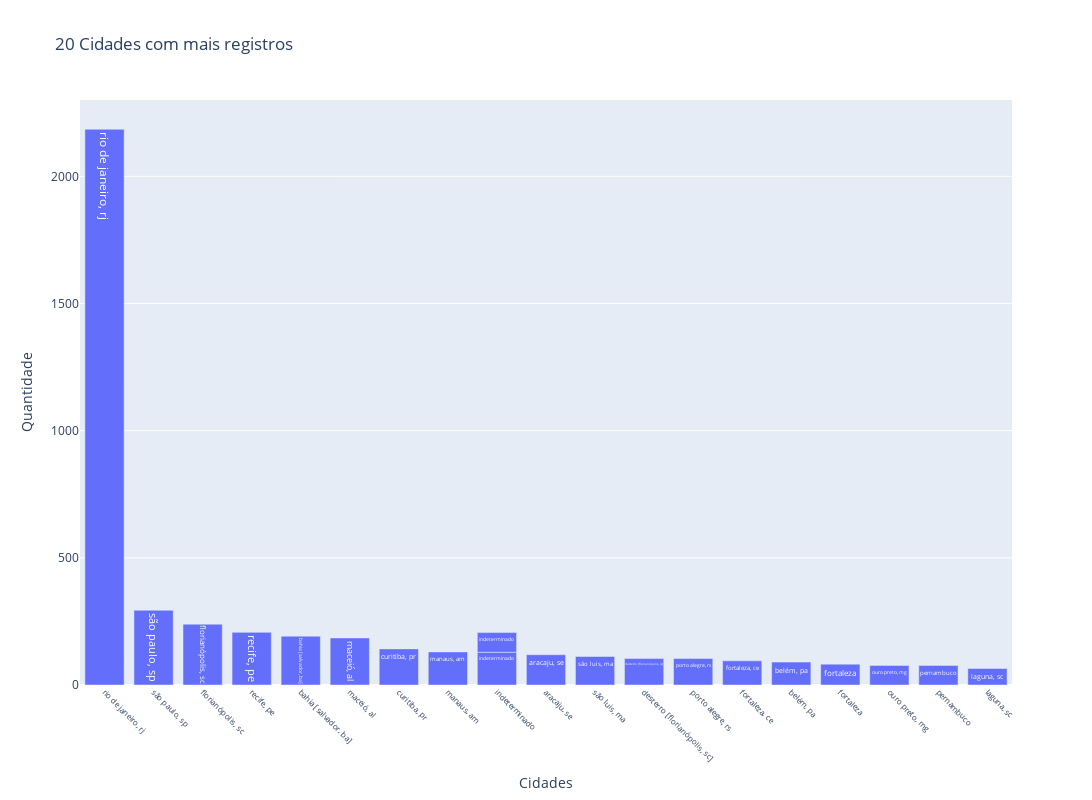

The notebook cell this image was saved under:
### Code cell
# criar gráfico de barras com os 20 locais com mais registros
fig8 = px.bar(df_place.head(20), x='Cidades', y='Quantidade', title=' 20 Cidades com mais registros', text='Cidades')
# formatar eixo x
fig8.update_xaxes(tickangle=45, tickfont=dict(size=8))
# aumentar tamanho do gráfico
fig8.update_layout(height=800, width=1200)
fig8.show()
# salvar gráfico
fig8.write_image('./charts/fig8.png')

### Figure 1 — Plotly figure (JSON) as saved in the notebook; plotly's stock layout.template omitted (floating-point values rounded to 4 significant figures)
{"data": [{"alignmentgroup": "True", "hovertemplate": "Cidades=%{text}<br>Quantidade=%{y}<extra></extra>", "legendgroup": "", "marker": {"color": "#636efa", "pattern": {"shape": ""}}, "name": "", "offsetgroup": "", "orientation": "v", "showlegend": false, "text": ["rio de janeiro, rj", "são paulo, sp", "florianópolis, sc", "recife, pe", "bahia [salvador, ba]", "maceió, al", "curitiba, pr", "manaus, am", "indeterminado", "aracaju, se", "são luis, ma", "desterro [florianópolis, sc]", "porto alegre, rs", "fortaleza, ce", "belém, pa", "fortaleza", "ouro preto, mg", "indeterminado", "pernambuco", "laguna, sc"], "textposition": "auto", "type": "bar", "x": ["rio de janeiro, rj", "são paulo, sp", "florianópolis, sc", "recife, pe", "bahia [salvador, ba]", "maceió, al", "curitiba, pr", "manaus, am", "indeterminado", "aracaju, se", "são luis, ma", "desterro [florianópolis, sc]", "porto alegre, rs", "fortaleza, ce", "belém, pa", "fortaleza", "ouro preto, mg", "indeterminado", "pernambuco", "laguna, sc"], "xaxis": "x", "y": [2185, 294, 239, 207, 192, 185, 142, 130, 129, 119, 112, 104, 104, 95, 90, 82, 77, 77, 77, 65], "yaxis": "y"}], "layout": {"barmode": "relative", "height": 800, "legend": {"tracegroupgap": 0}, "title": {"text": " 20 Cidades com mais registros"}, "width": 1200, "xaxis": {"anchor": "y", "domain": [0, 1], "tickangle": 45, "tickfont": {"size": 8}, "title": {"text": "Cidades"}}, "yaxis": {"anchor": "x", "domain": [0, 1], "title": {"text": "Quantidade"}}}}
